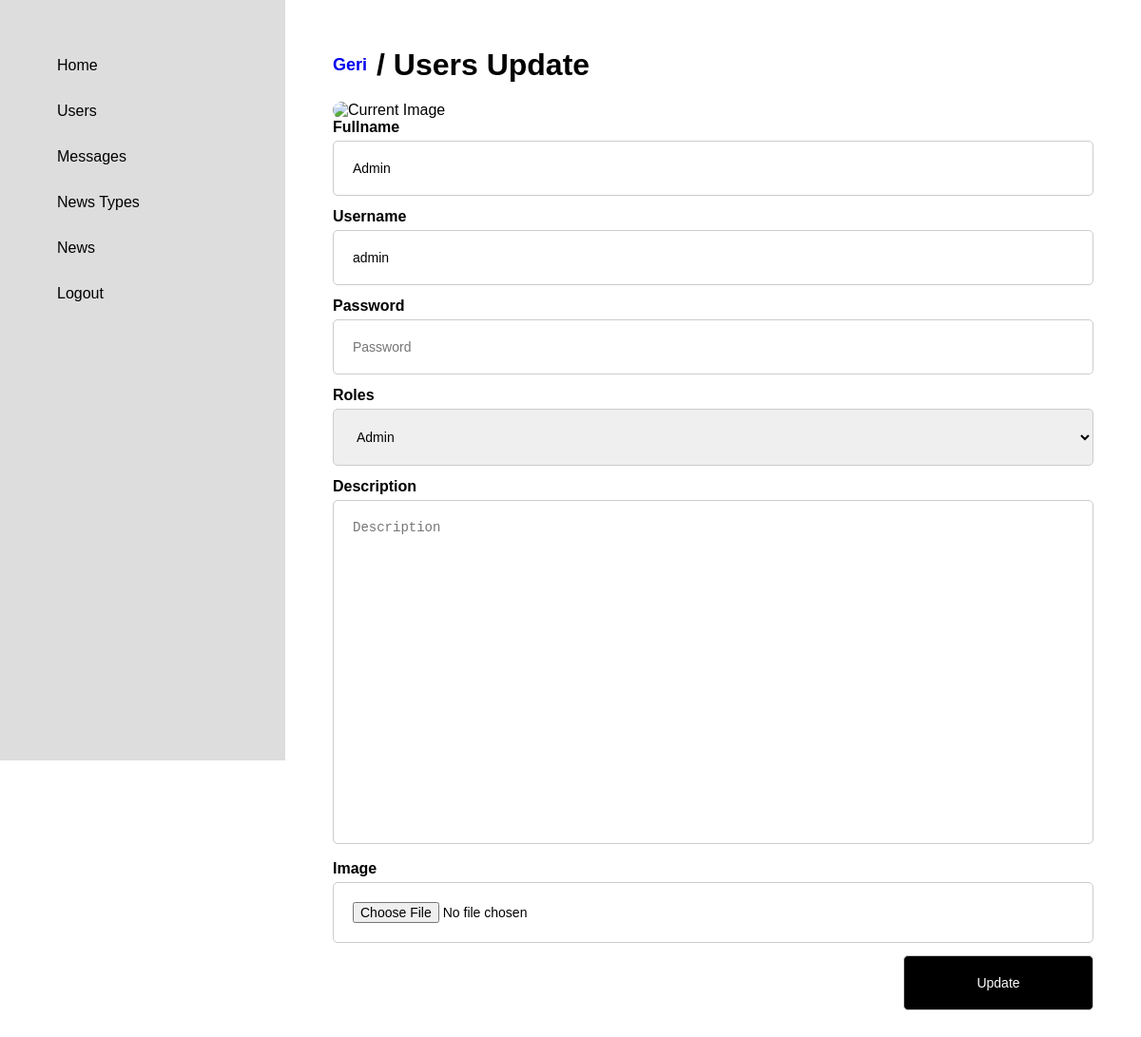
The app's page /dashboard/user-update.php?id=9 (signed in) with its own data.
### tables this page shows
CREATE TABLE `users` (
  `id` int NOT NULL AUTO_INCREMENT,
  `fullname` varchar(100) NOT NULL,
  `username` varchar(100) NOT NULL,
  `password` varchar(150) NOT NULL,
  `role` varchar(10) NOT NULL,
  `description` text,
  `image` varchar(300) DEFAULT NULL,
  `create_at` varchar(20) NOT NULL,
  `update_at` varchar(20) NOT NULL,
  `seo_url` text NOT NULL,
  PRIMARY KEY (`id`)
);

### dashboard/user-update.php (the view, shortened to what this page needs)
<?php
include '_src/assets/master/header.php';
$id = intval($_GET['id']);
$sql = "SELECT * FROM users WHERE id = $id";
$result = $conn->query($sql);
$user = $result->fetch_assoc();
?>
<div class="content">
    <div class="header">
        <h1 style="display:flex;align-items:center"><span style="font-size:18px;margin-right:10px"><a href="users.php">Geri</a></span>/ Users Update</h1>
    </div>
    <div><img src="<?php echo BASE_URL . $user['image']; ?>" alt="Current Image" style="max-width: 300px;border-radius:10px"></div>
    <form action="_src/business/users/update.php" method="POST"  enctype="multipart/form-data">
        <label class="input-group">
            <div>Fullname</div>
            <input type="text" name="fullname" placeholder="Fullname" value="<?php echo $user['fullname']; ?>" required>
        </label>
        <label class="input-group">
            <div>Username</div>
            <input type="text" name="username" placeholder="Username" value="<?php echo $user['username']; ?>" required>
        </label>
        <label class="input-group">
            <div>Password</div>
            <input type="password" name="password" placeholder="Password">
        </label>
        <label class="input-group">
            <div>Roles</div>
            <select name="role" required>
                <option value="Admin" <?php echo $user['role'] == 'Admin' ? 'selected' : ''; ?>>Admin</option>
            </select>
        </label>
        <label class="input-group">
            <div>Description</div>
            <textarea name="description" placeholder="Description" style="resize:none" rows="20"><?php echo $user['description']; ?></textarea>
        </label>
        <label class="input-group">
            <div>Image</div>
            <input type="file" name="image">
        </label>
        <div class="form-footer">
            <?php if (isset($_GET['status'])) {
                if ($_GET['status'] == 'empty') { ?>
                    <div>Please do not leave any fields empty.</div>
                <?php } elseif ($_GET['status'] == 'success') { ?>
                    <div>User successfully updated.</div>
                <?php } elseif ($_GET['status'] == 'error') { ?>
                    <div>Error: User could not be updated.</div>
                <?php } elseif ($_GET['status'] == 'exists') { ?>
                    <div>Error: This username already exists.</div>
            <?php }
            } ?><button type="submit">Update</button>
        </div>
    </form>
</div>
<?php include '_src/assets/master/footer.php' ?>

### dashboard/_src/assets/css/custom.css (style rules this page uses)
* { margin: 0; padding: 0; box-sizing: border-box; }
a { text-decoration: none; }
body { font-family: "Poppins", sans-serif; display: grid; grid-template-columns: 300px 1fr; }
.content { padding: 50px; }
input, select, textarea, button { margin-bottom: 3px; width: 100%; border: 1px solid #ccc; border-radius: 5px; padding: 20px; font-size: 14px; }
button { background-color: rgb(0, 0, 0); color: white; cursor: pointer; width: 200px; }
.header { display: flex; justify-content: space-between; align-items: center; margin-bottom: 20px; }
form .form-footer { float: right; display: flex; align-items: center; gap: 10px; }
.input-group { display: block; margin-bottom: 10px; }
.input-group div { font-weight: 600; margin-bottom: 5px; }

### records on screen
users: fullname "Admin", username "admin", role "Admin"
